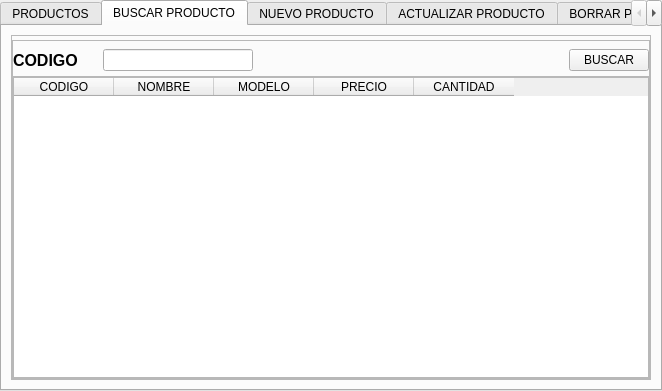
<?xml version="1.0" encoding="UTF-8"?>
<ui version="4.0">
 <class>Form</class>
 <widget class="QWidget" name="Form">
  <property name="geometry">
   <rect>
    <x>0</x>
    <y>0</y>
    <width>662</width>
    <height>391</height>
   </rect>
  </property>
  <property name="windowTitle">
   <string>Form</string>
  </property>
  <layout class="QHBoxLayout" name="horizontalLayout">
   <property name="spacing">
    <number>0</number>
   </property>
   <property name="leftMargin">
    <number>0</number>
   </property>
   <property name="topMargin">
    <number>0</number>
   </property>
   <property name="rightMargin">
    <number>0</number>
   </property>
   <property name="bottomMargin">
    <number>0</number>
   </property>
   <item>
    <widget class="QTabWidget" name="tabWidget">
     <property name="currentIndex">
      <number>1</number>
     </property>
     <widget class="QWidget" name="tab">
      <attribute name="title">
       <string>PRODUCTOS</string>
      </attribute>
      <layout class="QVBoxLayout" name="verticalLayout">
       <item>
        <widget class="QTableWidget" name="tblClientes">
         <column>
          <property name="text">
           <string>CODIGO</string>
          </property>
         </column>
         <column>
          <property name="text">
           <string>NOMBRE</string>
          </property>
         </column>
         <column>
          <property name="text">
           <string>MODELO</string>
          </property>
         </column>
         <column>
          <property name="text">
           <string>PRECIO</string>
          </property>
         </column>
         <column>
          <property name="text">
           <string>CANTIDAD</string>
          </property>
         </column>
        </widget>
       </item>
       <item>
        <widget class="QFrame" name="frame">
         <property name="frameShape">
          <enum>QFrame::StyledPanel</enum>
         </property>
         <property name="frameShadow">
          <enum>QFrame::Raised</enum>
         </property>
         <layout class="QHBoxLayout" name="horizontalLayout_2">
          <item>
           <widget class="QLabel" name="label">
            <property name="text">
             <string/>
            </property>
           </widget>
          </item>
          <item>
           <widget class="QPushButton" name="btnRegistrar">
            <property name="maximumSize">
             <size>
              <width>150</width>
              <height>16777215</height>
             </size>
            </property>
            <property name="text">
             <string>REFRESCAR</string>
            </property>
           </widget>
          </item>
         </layout>
        </widget>
       </item>
      </layout>
     </widget>
     <widget class="QWidget" name="tab_2">
      <attribute name="title">
       <string>BUSCAR PRODUCTO</string>
      </attribute>
      <layout class="QHBoxLayout" name="horizontalLayout_3">
       <item>
        <widget class="QFrame" name="frame_2">
         <property name="frameShape">
          <enum>QFrame::StyledPanel</enum>
         </property>
         <property name="frameShadow">
          <enum>QFrame::Raised</enum>
         </property>
         <layout class="QVBoxLayout" name="verticalLayout_2">
          <property name="spacing">
           <number>0</number>
          </property>
          <property name="leftMargin">
           <number>0</number>
          </property>
          <property name="topMargin">
           <number>0</number>
          </property>
          <property name="rightMargin">
           <number>0</number>
          </property>
          <property name="bottomMargin">
           <number>0</number>
          </property>
          <item>
           <widget class="QFrame" name="frame_3">
            <property name="minimumSize">
             <size>
              <width>0</width>
              <height>40</height>
             </size>
            </property>
            <property name="maximumSize">
             <size>
              <width>16777215</width>
              <height>32</height>
             </size>
            </property>
            <property name="frameShape">
             <enum>QFrame::StyledPanel</enum>
            </property>
            <property name="frameShadow">
             <enum>QFrame::Raised</enum>
            </property>
            <layout class="QHBoxLayout" name="horizontalLayout_4">
             <property name="spacing">
              <number>0</number>
             </property>
             <property name="leftMargin">
              <number>0</number>
             </property>
             <property name="topMargin">
              <number>0</number>
             </property>
             <property name="rightMargin">
              <number>0</number>
             </property>
             <property name="bottomMargin">
              <number>0</number>
             </property>
             <item>
              <widget class="QLabel" name="label_2">
               <property name="minimumSize">
                <size>
                 <width>90</width>
                 <height>0</height>
                </size>
               </property>
               <property name="maximumSize">
                <size>
                 <width>90</width>
                 <height>16777215</height>
                </size>
               </property>
               <property name="font">
                <font>
                 <pointsize>12</pointsize>
                 <weight>75</weight>
                 <bold>true</bold>
                </font>
               </property>
               <property name="text">
                <string>CODIGO</string>
               </property>
              </widget>
             </item>
             <item>
              <widget class="QLineEdit" name="input_serach">
               <property name="maximumSize">
                <size>
                 <width>150</width>
                 <height>22</height>
                </size>
               </property>
               <property name="font">
                <font>
                 <pointsize>11</pointsize>
                </font>
               </property>
               <property name="text">
                <string/>
               </property>
              </widget>
             </item>
             <item>
              <spacer name="horizontalSpacer">
               <property name="orientation">
                <enum>Qt::Horizontal</enum>
               </property>
               <property name="sizeHint" stdset="0">
                <size>
                 <width>40</width>
                 <height>20</height>
                </size>
               </property>
              </spacer>
             </item>
             <item>
              <widget class="QPushButton" name="btn_buscar">
               <property name="minimumSize">
                <size>
                 <width>0</width>
                 <height>9</height>
                </size>
               </property>
               <property name="maximumSize">
                <size>
                 <width>150</width>
                 <height>16777215</height>
                </size>
               </property>
               <property name="text">
                <string>BUSCAR</string>
               </property>
              </widget>
             </item>
            </layout>
           </widget>
          </item>
          <item>
           <widget class="QFrame" name="frame_4">
            <property name="frameShape">
             <enum>QFrame::StyledPanel</enum>
            </property>
            <property name="frameShadow">
             <enum>QFrame::Raised</enum>
            </property>
            <layout class="QHBoxLayout" name="horizontalLayout_6">
             <property name="spacing">
              <number>0</number>
             </property>
             <property name="leftMargin">
              <number>0</number>
             </property>
             <property name="topMargin">
              <number>0</number>
             </property>
             <property name="rightMargin">
              <number>0</number>
             </property>
             <property name="bottomMargin">
              <number>0</number>
             </property>
             <item>
              <widget class="QTableWidget" name="tblBuscar">
               <column>
                <property name="text">
                 <string>CODIGO</string>
                </property>
               </column>
               <column>
                <property name="text">
                 <string>NOMBRE</string>
                </property>
               </column>
               <column>
                <property name="text">
                 <string>MODELO</string>
                </property>
               </column>
               <column>
                <property name="text">
                 <string>PRECIO</string>
                </property>
               </column>
               <column>
                <property name="text">
                 <string>CANTIDAD</string>
                </property>
               </column>
              </widget>
             </item>
            </layout>
           </widget>
          </item>
         </layout>
        </widget>
       </item>
      </layout>
     </widget>
     <widget class="QWidget" name="tab_3">
      <attribute name="title">
       <string>NUEVO PRODUCTO</string>
      </attribute>
     </widget>
     <widget class="QWidget" name="tab_4">
      <attribute name="title">
       <string>ACTUALIZAR PRODUCTO</string>
      </attribute>
     </widget>
     <widget class="QWidget" name="tab_5">
      <attribute name="title">
       <string>BORRAR PRODUCTO</string>
      </attribute>
     </widget>
    </widget>
   </item>
  </layout>
 </widget>
 <resources/>
 <connections/>
</ui>
